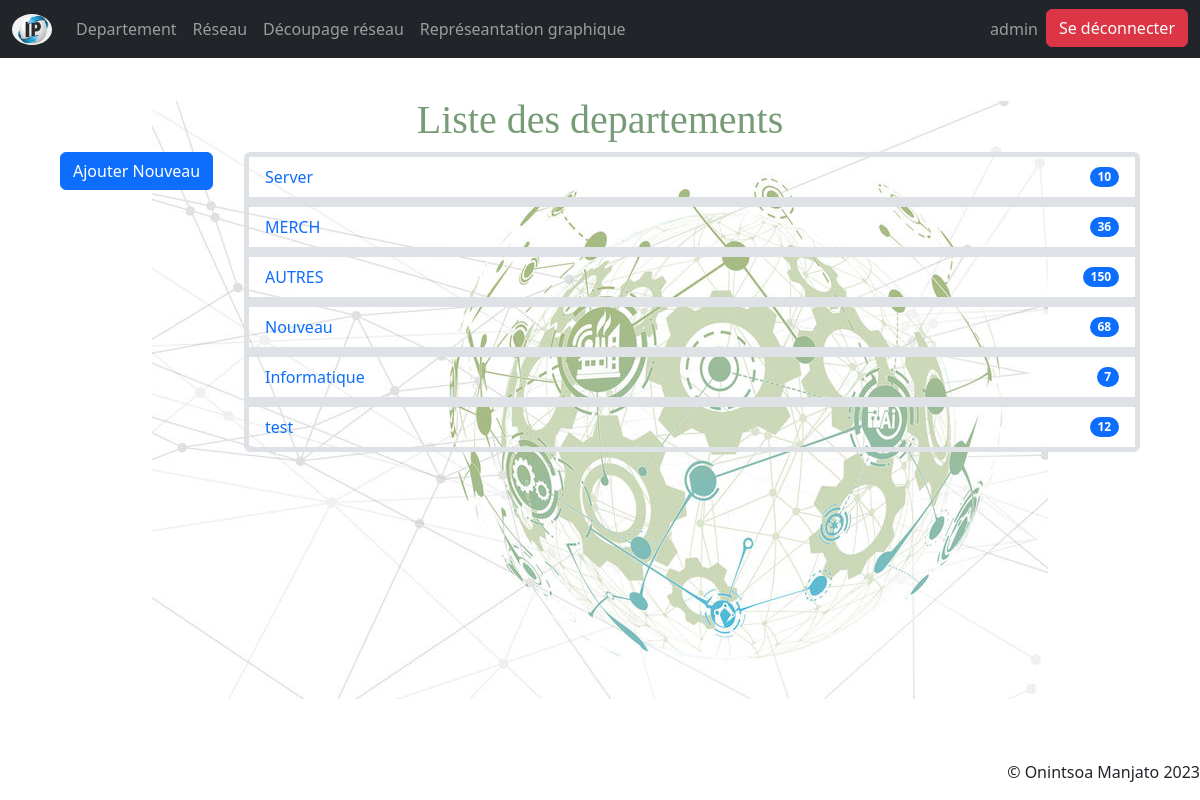
The app's page /departementlist/ (signed in) with its own data.
### myapp/models.py (models this page shows, shortened)
class Departement(models.Model):
    nomDepart = models.CharField(max_length=30)
    nbPers = models.IntegerField()

### myapp/views.py (the view)
# urls.py: path('departementlist/', views.departementlist, name='departementlist'),
def departementlist(request):
    if not request.user.is_authenticated:
        return log_in(request)
    context = {}
    context["dataset"] = Departement.objects.all()
    return render(request, "departementlist.html", context)

### myapp/templates/departementlist.html (shortened to what this page needs)
{% extends 'base.html' %}
{% load static %}
{% block content %}
<div class="container-fluid">
    <div class="card-header">
        <h1 class="text-center" style="font-family: cursive; color: rgb(118, 155, 118);">Liste des departements</h1>
    </div>
    <div class="row">
        <div class="col-sm-2">
            <a class="btn btn-primary" href="/departement/" role="button">Ajouter Nouveau</a>
        </div>
        <div class="col-sm-10 ">
            <ul class="list-group">
                {% for x in dataset %}
                  <li class="list-group-item bg-transparent d-flex justify-content-between align-items-center border-5"><a href="/departement/{{ x.id }}" class="text-decoration-none">{{ x.nomDepart }}</a><span class="badge bg-primary rounded-pill">{{ x.nbPers }}</span></li>
                {% endfor %}
            </ul>
        </div>
    </div>
</div>
{% endblock %}

### myapp/templates/base.html (shortened to what this page needs)
<!DOCTYPE html>
<html>
<head>
    {% load static %}
    {% load bootstrap5 %}
    {% bootstrap_css %}
</head>
<body>
<nav class="navbar navbar-expand-sm navbar-dark bg-dark fixed-top">
    <div class="container-fluid">
        <a class="navbar-brand" href="#">
            <img src="{% static 'myapp/img/logo1.png' %}" alt="IP Address Slicing" style="width:40px;" class="rounded-circle">
        </a>
        <div class="collapse navbar-collapse" id="mynavbar">
            <ul class="navbar-nav me-auto">
            <li class="nav-item">
                <a class="nav-link" href="/departementlist">Departement</a>
            </li>
            <li class="nav-item">
                <a class="nav-link" href="/sousreseaulist">Réseau</a>
            </li>
            <li class="nav-item">
                <a class="nav-link" href="/calculateur">Découpage réseau</a>
            </li>
            <li class="nav-item">
                <a class="nav-link" href="/graph">Représeantation graphique</a>
            </li>
            </ul>
            <div class="collapse navbar-collapse" id="navbarResponsive">
            {% if user.is_authenticated %}
                <ul class="navbar-nav ms-auto">
                    <li class="nav-item active">
                        <li class="nav-item">
                            <a class="nav-item nav-link mr-md-2" href="#" id="userMenu">{{user.username}}</a>
                        </li>
                        <li class="nav-item">
                            <a class="btn btn-danger ml-auto" href="{% url 'logout'%}">Se déconnecter</a>
                        </li>
                    </li>
                </ul>
            </div>
            {% endif %}
        </div>
    </div>
</nav>
<div class="container-fluid p-5 my-5">
    {% block content %}
    {% endblock %}
    <div class="position-fixed" style="right: 0px; bottom: 0px"><p class="text-sm-end">&copy; Onintsoa Manjato 2023</p></div>
</div>
</body>
</html>

### records on screen
Departement: nomDepart "Server", nbPers "10"
Departement: nomDepart "MERCH", nbPers "36"
Departement: nomDepart "AUTRES", nbPers "150"
Departement: nomDepart "Nouveau", nbPers "68"
Departement: nomDepart "Informatique", nbPers "7"
Departement: nomDepart "test", nbPers "12"

### other values on screen
{{ user.username }} "admin"
